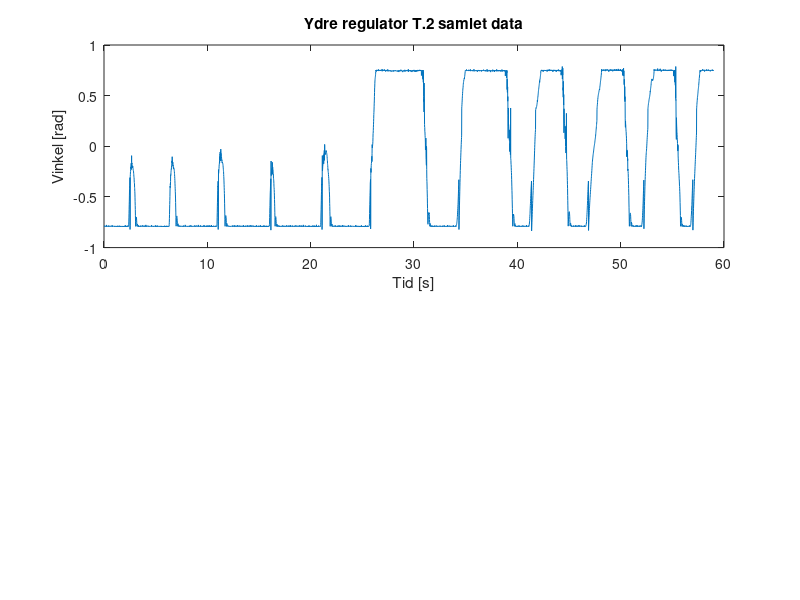

Write the MATLAB code that produced this figure. (Note: this script raises an error after producing the figure.)
%Der er 10 ms mellem hver sampling
clc
clear all
close all

load('dataYdre1.mat');
load('dataYdre2.mat');
realdata=[dataYdre1(:,1);dataYdre2(:,1)];
stroem=[dataYdre1(:,2);dataYdre2(:,2)];
startPin=[dataYdre1(:,3);dataYdre2(:,3)];
realdata=realdata(1000:6900);
stroem=stroem(1000:6900);
startPin=startPin(1000:6900);


n=length(realdata);
for i = 1:n
    tid(i) = 0.01 * i;
end

subplot(2,1,1);
plot(tid,realdata);    
title('Ydre regulator T.2 samlet data');
ylabel("Vinkel [rad]");
xlabel("Tid [s]");
yline(0.0175);
yline(-0.0175);
subplot(2,1,2);
plot(tid,stroem);
title('Strøminput ved ydre regulator T.2')
ylabel("Strøm [A]");
xlabel("Tid [s]");

%%




start=[0;0;0;0;0;0;0;0;0;0]
start(1)=1
for i=2:9
    start(i)=start(i-1)+n;
end
start(10)=12080;
for i = 1:10
    data(:,i)=realdata(start(i):start(i)+(n-1));
    dataStroem(:,i)=stroem(start(i):start(i)+(n-1));
end

n=length(data)

for i = 1:10
    dataFilt(1,i) = data(1,i);
    dataFilt(2,i) = (data(1,i) + data(2,i))/2;
    dataFiltStroem(1,i) = dataStroem(1,i);
    dataFiltStroem(2,i) = (dataStroem(1,i) + dataStroem(2,i))/2;
end

for i = 1:10
    for ii=1:n-2
        dataFilt(ii+2,i)=(data(ii,i)+data(ii+1,i)+data(ii+2,i))/3;
        dataFiltStroem(ii+2,i)=(dataStroem(ii,i)+dataStroem(ii+1,i)+dataStroem(ii+2,i))/3;        
    end
end


temp = [0;0;0;0;0;0;0;0;0;0];

for i=1:10
    for ii=1:n
        temp(i) = temp(i) + dataFilt(ii,i);
    end
end


offset = temp/n;

tempStroem = [0;0;0;0;0;0;0;0;0;0];

for i=1:10
    for ii=1:n
        tempStroem(i) = tempStroem(i) + dataFiltStroem(ii,i);
    end
end


offsetStroem = tempStroem/n;


for i=1:10
    figure(i);
    subplot(2,1,1);
    plot(tid,dataFilt(:,i)-offset(i));
    a=sprintf('Ydre regulator T.1 gentagelse %d',i);
    title(a)
    ylabel("Vinkel [rad]");
    xlabel("Tid [s]");
    yline(0.0175);
    yline(-0.0175);
    subplot(2,1,2);
    plot(tid,dataFiltStroem(:,i)-offsetStroem(i));
    a=sprintf('Strøminput ved ydre regulator T.1 gentagelse %d',i);
    title(a)
    ylabel("Strøm [A]");
    xlabel("Tid [s]");
end





